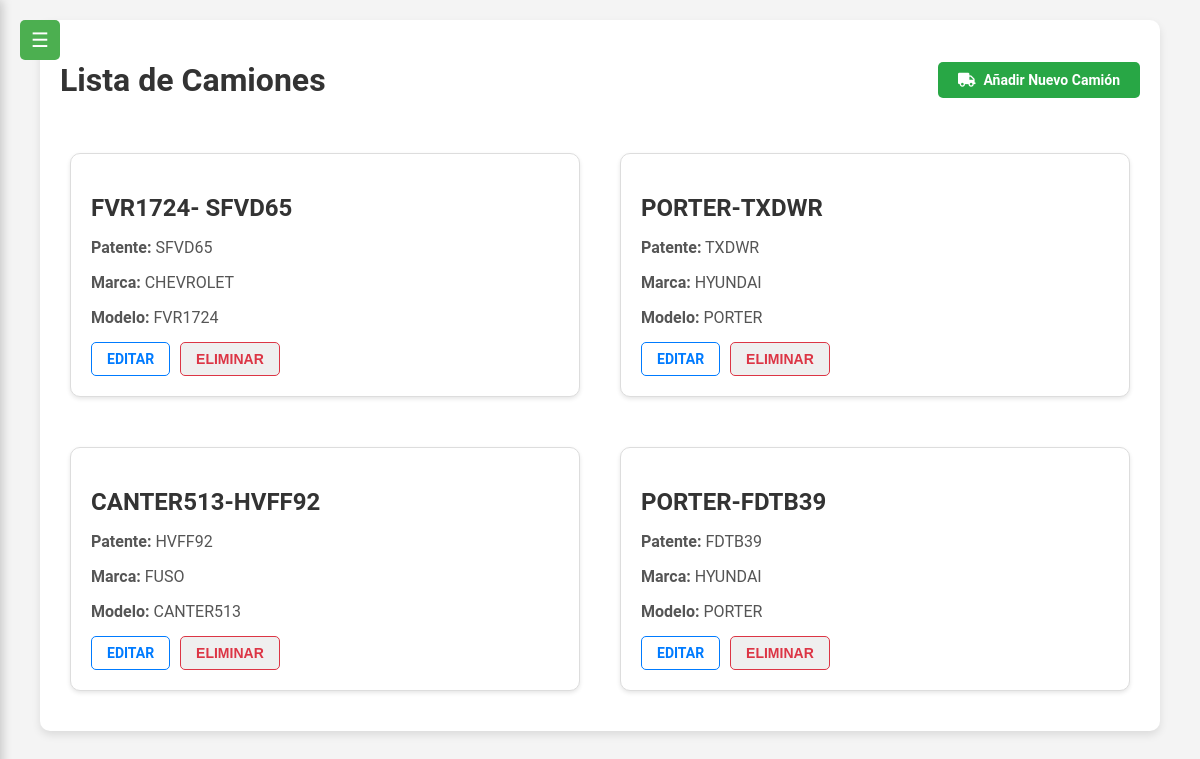
The page /camiones/camiones/ on the database as committed earlier.
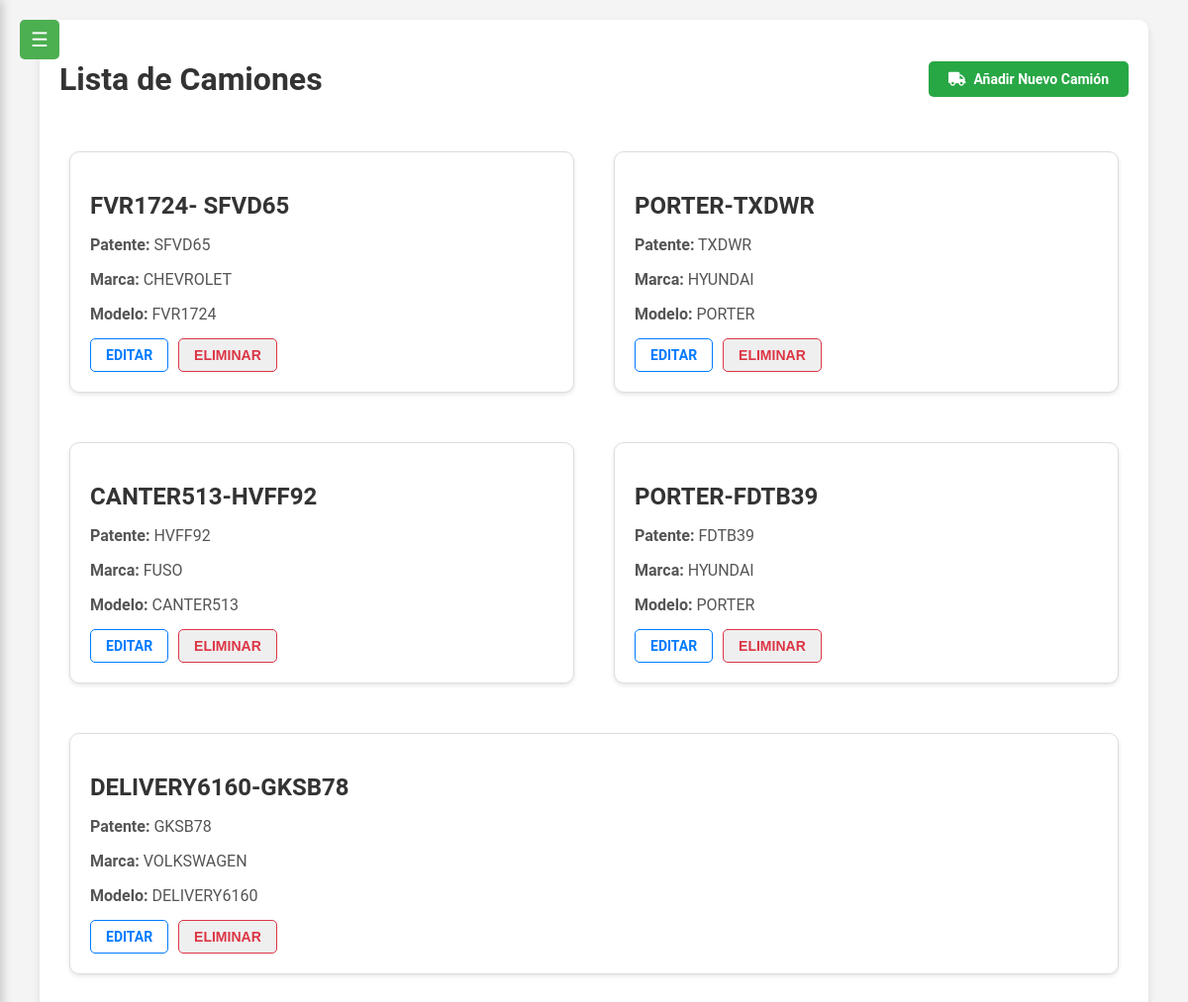
The same page on the database as committed later.
### camiones/models.py (models this page shows, shortened)
class Camion(models.Model):
    nombre = models.CharField(max_length=100)
    patente = models.CharField(max_length=20, null=True, blank=True)
    marca = models.CharField(max_length=100, null=True, blank=True)
    modelo = models.CharField(max_length=100, null=True, blank=True)
    año = models.IntegerField(null=True, blank=True)
    color = models.CharField(max_length=50, null=True, blank=True)
    latitud = models.FloatField(null=True)
    longitud = models.FloatField(null=True)
    ultima_actualizacion = models.DateTimeField(auto_now=True)
    choferes_asignados = models.ManyToManyField(User, through='AsignacionChofer')

### camiones/views.py (the view)
# urls.py: path('camiones/', views.camiones_list, name='camiones_list'),
def camiones_list(request):
    camiones = Camion.objects.all()
    return render(request, 'camiones_list.html', {'camiones': camiones})

### camiones/templates/camiones_list.html (shortened to what this page needs)
{% load static %}
<!DOCTYPE html>
<html lang="es">
<head>
    <link rel="stylesheet" href="{% static 'css/styles.css' %}">
    <link rel="stylesheet" href="{% static 'css/messages.css' %}">
    <link rel="stylesheet" href="{% static 'css/monitoreo.css' %}">
    <link rel="stylesheet" href="https://cdnjs.cloudflare.com/ajax/libs/font-awesome/5.15.4/css/all.min.css">
</head>
<body>
    <button id="menu-toggle">☰</button>
    <div class="container">
    <div class="d-flex justify-content-between align-items-center mb-4">
        <h1 class="my-4">Lista de Camiones</h1>
        <a href="{% url 'camion_create' %}" class="btn btn-add">
            <i class="fas fa-truck"></i> Añadir Nuevo Camión
        </a>
    </div>
    <div class="card-container">
        {% for camion in camiones %}
        <div class="card">
            <h2 class="card-title">{{ camion.nombre }}</h2>
            <p class="card-text"><strong>Patente:</strong> {{ camion.patente }}</p>
            <p class="card-text"><strong>Marca:</strong> {{ camion.marca }}</p>
            <p class="card-text"><strong>Modelo:</strong> {{ camion.modelo }}</p>
            <div class="card-actions">
                <a href="{% url 'camion_update' camion.id %}" class="btn btn-outline-primary">Editar</a>
                <form action="{% url 'camion_delete' camion.id %}" method="POST" class="form-delete">
                    <button type="submit" class="btn btn-outline-danger">Eliminar</button>
                </form>
            </div>
        </div>
        {% endfor %}
    </div>
</div>
</body>
</html>

Rows that differ between the two databases and show on the page:
added Camion: nombre "DELIVERY6160-GKSB78", patente "GKSB78", marca "VOLKSWAGEN", modelo "DELIVERY6160"
